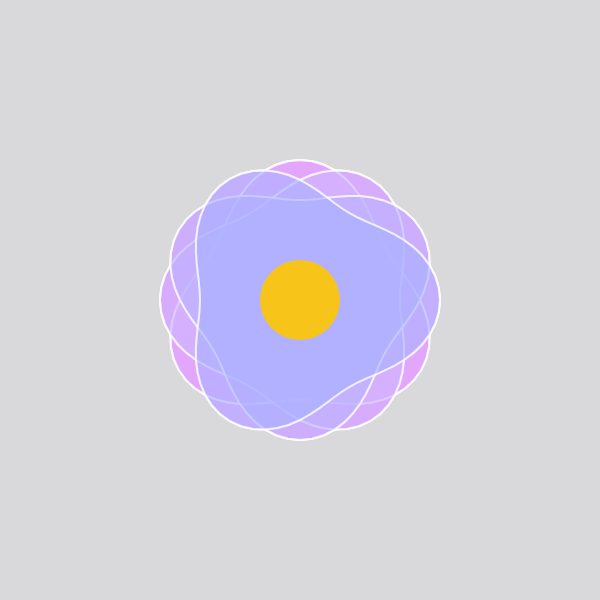
Frame 1 (no input)
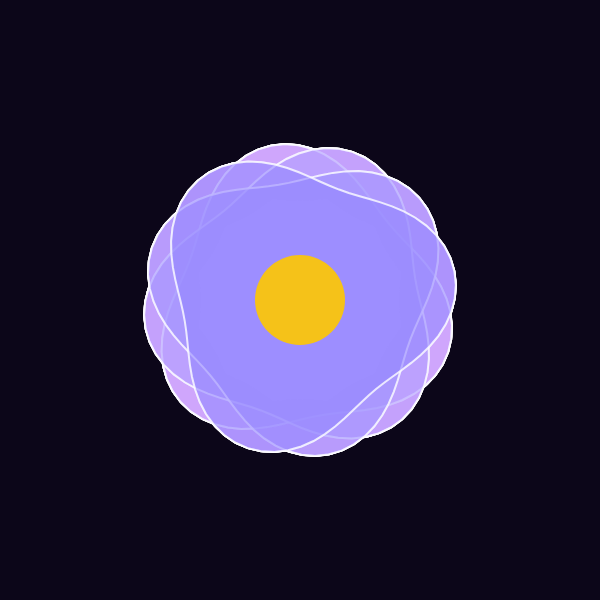
Frame 60 (no input)
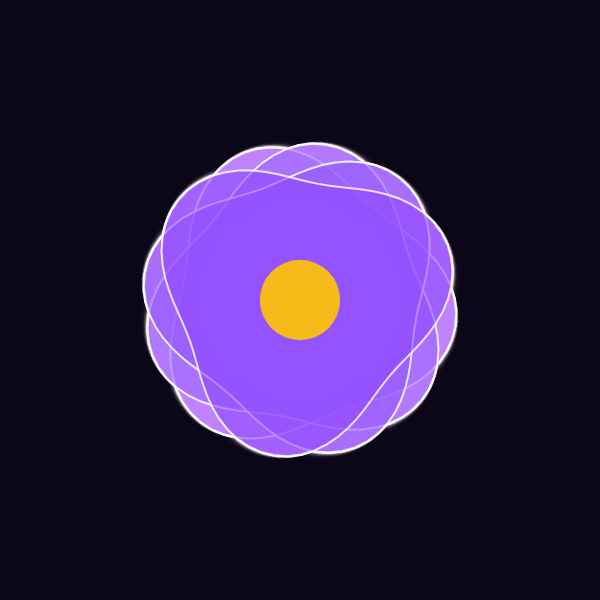
Frame 120 (the mouse pressed at the canvas centre since frame 60)

The p5.js sketch that drew these frames (run headless with seeded random() and noise() and a simulated clock; from frame 60 on, the mouse is pressed at the canvas centre):

// p5.js sketch
// ── sketch.js
let t = 0;

function setup() {
  createCanvas(600, 600);
  angleMode(DEGREES);
}

function draw() {
  background(15, 10, 30, 40);

  translate(width / 2, height / 2);

  let petalos = 12;
  let baseRadio = 120 + sin(t * 2) * 20; 

  for (let i = 0; i < petalos; i++) {
    push();
    rotate((360 / petalos) * i + t);

    let r = 200 + sin(t + i * 20) * 55;
    let g = 100 + sin(t * 1.5 + i * 10) * 80;
    let b = 255;

    fill(r, g, b, 150);
    stroke(255, 200);
    strokeWeight(2);

    beginShape();
    for (let a = 0; a < 360; a += 5) {
      let deform = sin(a * 3 + t * 4) * 20;
      let x = cos(a) * (baseRadio + deform);
      let y = sin(a) * (baseRadio + deform);
      vertex(x, y);
    }
    endShape(CLOSE);

    pop();
  }

  noStroke();
  fill(255, 200, 0, 230);
  ellipse(0, 0, 80 + sin(t * 3) * 10);

  t += 0.5;
}
